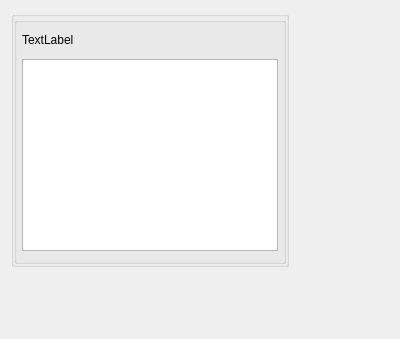
<?xml version="1.0" encoding="UTF-8"?>
<ui version="4.0">
 <class>C_NagToolTip</class>
 <widget class="QWidget" name="C_NagToolTip">
  <property name="geometry">
   <rect>
    <x>0</x>
    <y>0</y>
    <width>400</width>
    <height>339</height>
   </rect>
  </property>
  <property name="windowTitle">
   <string>Form</string>
  </property>
  <layout class="QVBoxLayout" name="verticalLayout">
   <item>
    <layout class="QHBoxLayout" name="horizontalLayout">
     <item>
      <widget class="stw::opensyde_gui_elements::C_OgeGbxTransparent" name="mpc_GroupBoxInklShadow">
       <property name="title">
        <string/>
       </property>
       <layout class="QVBoxLayout" name="verticalLayout_3">
        <property name="spacing">
         <number>0</number>
        </property>
        <property name="leftMargin">
         <number>0</number>
        </property>
        <property name="topMargin">
         <number>0</number>
        </property>
        <property name="rightMargin">
         <number>0</number>
        </property>
        <property name="bottomMargin">
         <number>0</number>
        </property>
        <item>
         <widget class="stw::opensyde_gui_elements::C_OgeGbxToolTip" name="mpc_GroupBox">
          <property name="title">
           <string/>
          </property>
          <layout class="QVBoxLayout" name="verticalLayout_2">
           <property name="spacing">
            <number>12</number>
           </property>
           <property name="leftMargin">
            <number>5</number>
           </property>
           <property name="topMargin">
            <number>10</number>
           </property>
           <property name="rightMargin">
            <number>5</number>
           </property>
           <property name="bottomMargin">
            <number>10</number>
           </property>
           <item>
            <widget class="stw::opensyde_gui_elements::C_OgeLabHeadingToolTip" name="mpc_Heading">
             <property name="text">
              <string>TextLabel</string>
             </property>
            </widget>
           </item>
           <item>
            <widget class="stw::opensyde_gui_elements::C_OgeTedToolTipContent" name="mpc_Content">
             <property name="sizePolicy">
              <sizepolicy hsizetype="Preferred" vsizetype="Preferred">
               <horstretch>0</horstretch>
               <verstretch>0</verstretch>
              </sizepolicy>
             </property>
            </widget>
           </item>
          </layout>
         </widget>
        </item>
       </layout>
      </widget>
     </item>
     <item>
      <spacer name="horizontalSpacer">
       <property name="orientation">
        <enum>Qt::Horizontal</enum>
       </property>
       <property name="sizeHint" stdset="0">
        <size>
         <width>0</width>
         <height>0</height>
        </size>
       </property>
      </spacer>
     </item>
    </layout>
   </item>
   <item>
    <spacer name="verticalSpacer">
     <property name="orientation">
      <enum>Qt::Vertical</enum>
     </property>
     <property name="sizeHint" stdset="0">
      <size>
       <width>0</width>
       <height>0</height>
      </size>
     </property>
    </spacer>
   </item>
  </layout>
 </widget>
 <customwidgets>
  <customwidget>
   <class>stw::opensyde_gui_elements::C_OgeGbxToolTip</class>
   <extends>QGroupBox</extends>
   <header>C_OgeGbxToolTip.hpp</header>
   <container>1</container>
  </customwidget>
  <customwidget>
   <class>stw::opensyde_gui_elements::C_OgeLabHeadingToolTip</class>
   <extends>QLabel</extends>
   <header>C_OgeLabHeadingToolTip.hpp</header>
  </customwidget>
  <customwidget>
   <class>stw::opensyde_gui_elements::C_OgeTedToolTipContent</class>
   <extends>QTextEdit</extends>
   <header>C_OgeTedToolTipContent.hpp</header>
  </customwidget>
  <customwidget>
   <class>stw::opensyde_gui_elements::C_OgeGbxTransparent</class>
   <extends>QGroupBox</extends>
   <header>C_OgeGbxTransparent.hpp</header>
   <container>1</container>
  </customwidget>
 </customwidgets>
 <resources/>
 <connections/>
</ui>
